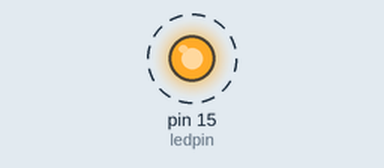
Recording of a sketch running on a simulated Arduino Uno, built with avr-gcc and run on an emulated ATmega328P. On the bench: output pins drawn as LEDs (lit = HIGH). Dashed ring = blinking.

Above: at 0.5 s.
Timing chart, 0 to 4.6 s (numbered marks = the images above):
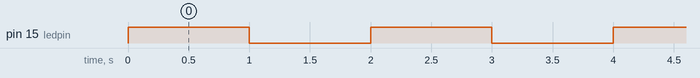

The sketch:

blink_led.ino
```cpp
const int ledpin {15};

void setup()
{
  pinMode(ledpin, OUTPUT); // set GP15 as output
}

void loop()
{
  digitalWrite(ledpin, HIGH); // set HIGH or 1 to GP15, which is 3.3V
  delay(1000);               // wait for 1sec
  digitalWrite(ledpin, LOW);  // set LOW or 0 to GP15, which is 0V
  delay(1000);               // wait for 1sec
}
```

Measured:
- by itself, pin 15 (ledpin): alternates HIGH for 1.0 s and LOW for 1.0 s
